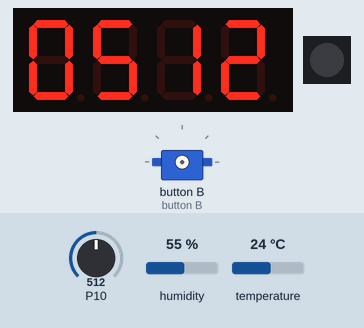
The program below on a simulated BBC micro:bit (MakeCode). Shown: 4-digit seven-segment display, 1 RGB LEDs in strip order, left to right, servo. The test bench sets the inputs (shaded band); at power-on: P10 = 512, humidity 55 %, temperature 24 °C (analog values on the 0–1023 scale). Dim RGB values are drawn brighter than linear; the clock reads 2024-03-15 10:24:30 at power-on unless the program sets it.

Above: at 2.1 s.
At 3.2 s:
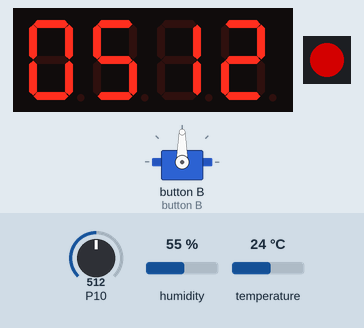
3.3 s: P10 set to 132
At 5.2 s:
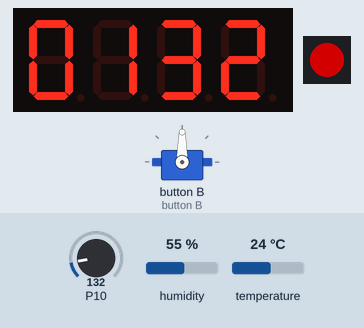
5.5 s: P10 set to 112
At 7.3 s:
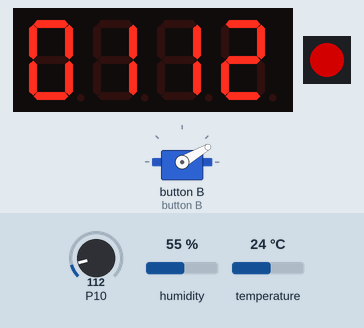
7.6 s: P10 set to 122
At 9.4 s:
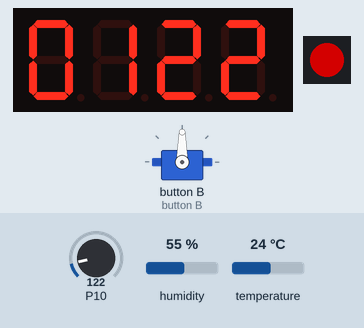
Timing chart, 0 to 10.9 s (numbered marks = the images above; inputs shaded):
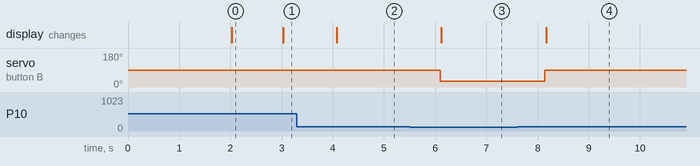

Measured:
- the behaviour switches between 120 and 119 on P10 (found by bisection; images 2 and 3)
- after the input at 3.3 s, the display: changes after 0.77 s (image 2)
- after the input at 5.5 s, servo on button B: 90° → 30° after 0.60 s; the display: changes after 0.62 s (image 3)
- after the input at 7.6 s, servo on button B: 30° → 90° after 0.54 s; the display: changes after 0.57 s (image 4)
- what the display in image 0 shows lasts 1.0 s, from 2.0 s to 3.0 s

The program:

main.ts
```typescript
// 防止Microbit面版閃燈
led.enable(false)
let tm = TM1637.create(
DigitalPin.P7,
DigitalPin.P4,
7,
4
)
dht11_dht22.queryData(
DHTtype.DHT11,
DigitalPin.P15,
true,
false,
true
)
let strip = neopixel.create(DigitalPin.P13, 1, NeoPixelMode.RGB)
basic.forever(function () {
    tm.showNumber(pins.analogReadPin(AnalogPin.P10))
    basic.pause(1000)
    strip.showColor(neopixel.colors(NeoPixelColors.Red))
    if (DS1307.getHour() == 8) {
        if (DS1307.getMinute() == 10) {
            if (DS1307.getSecond() < 5) {
                // 小心類比訊號與數位訊號分別
                pins.analogWritePin(AnalogPin.P1, 500)
            }
        }
    }
    // 光敏電阻，需再進行課室測驗
    if (pins.analogReadPin(AnalogPin.P10) < 120) {
        pins.servoWritePin(AnalogPin.P11, 30)
    } else {
        pins.servoWritePin(AnalogPin.P11, 90)
    }
})
```

test.ts
```typescript
// 在這裡測試；當此封包作為擴充功能時，將不會編譯此內容。
```
